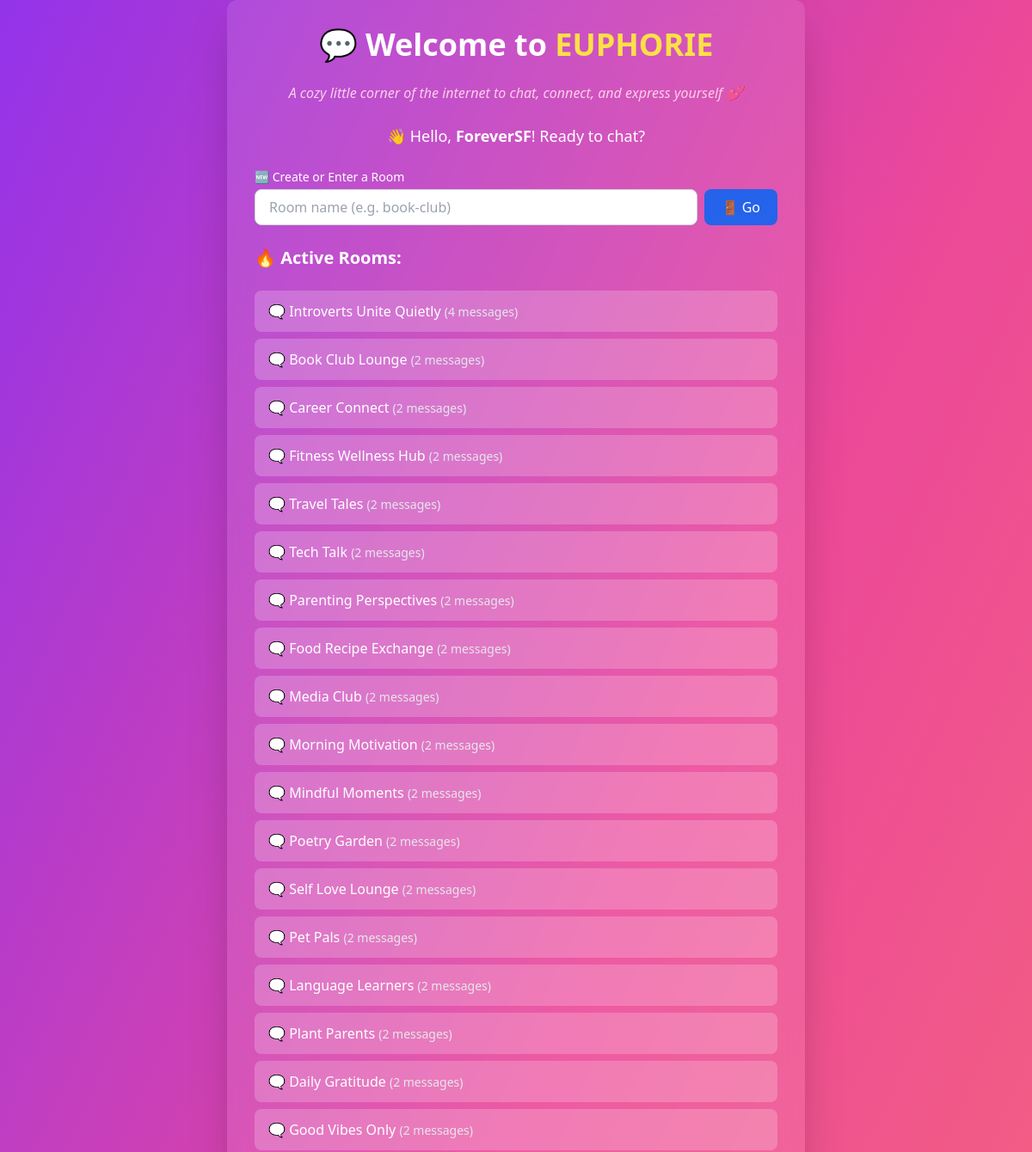
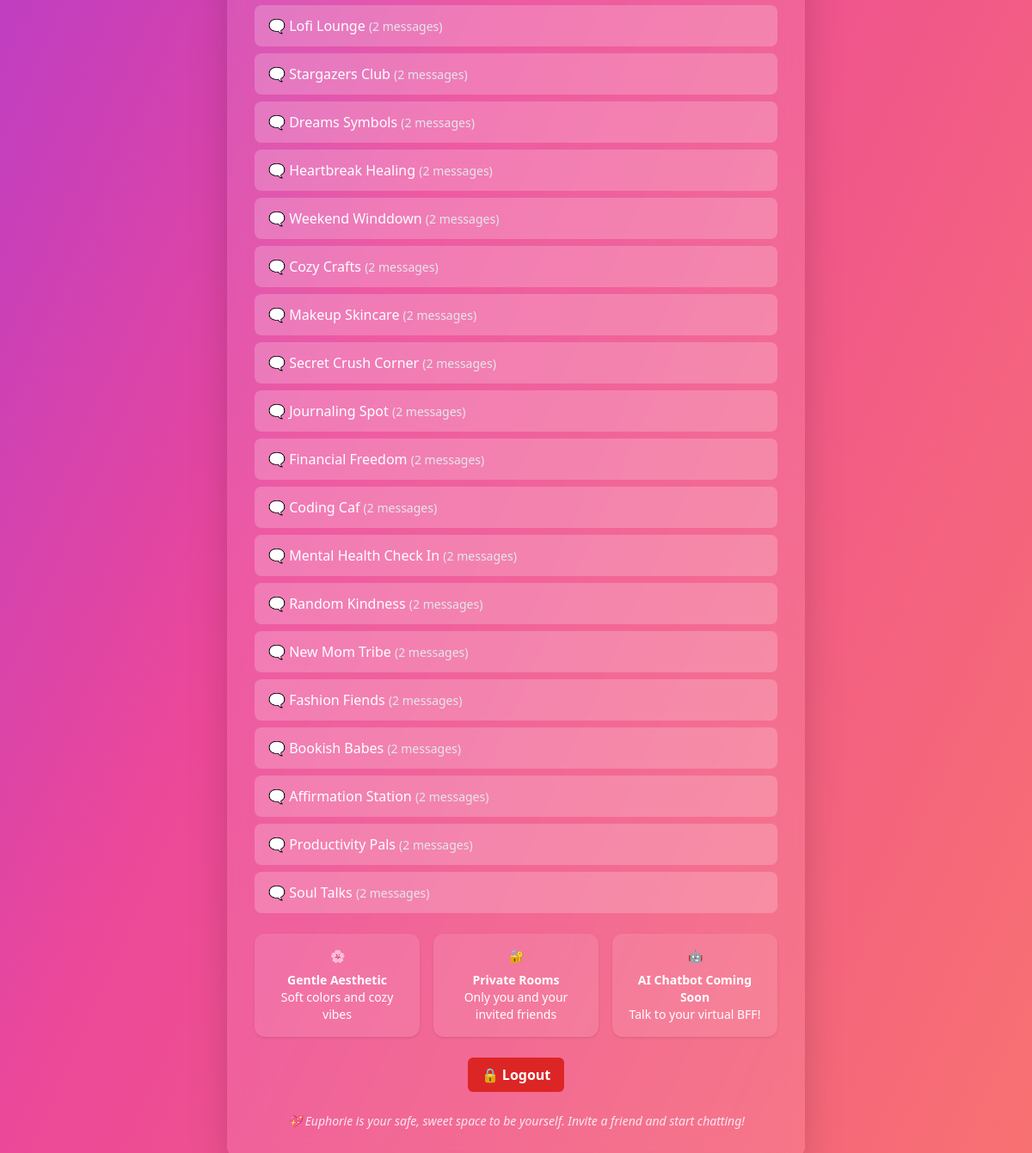
The page / (signed in) on the database its author committed (2 pictures, top to bottom).
### chat/models.py (models this page shows, shortened)
class Room(models.Model):
    name = models.SlugField(unique=True)
    creator = models.ForeignKey(User, on_delete=models.CASCADE)
    created_at = models.DateTimeField(auto_now_add=True)

### chat/views.py (the view)
# urls.py: path('', views.index, name='index'),
def index(request):
    all_rooms = Room.objects.annotate(message_count=Count('messages')).order_by('-message_count')
    limit = 1000 if request.user.is_authenticated else 20
    active_rooms = all_rooms[:limit]
    for room in active_rooms:
        room.display_name = room.name.replace('-', ' ').title()
    return render(request, 'chat/index.html', {
        'active_rooms': active_rooms,
        'user': request.user
    })

### chat/templates/chat/index.html (shortened to what this page needs)
<!DOCTYPE html>
<html lang="en">
{% load static %}
<head>
  <script src="https://cdn.tailwindcss.com"></script>
  <link href="https://cdnjs.cloudflare.com/ajax/libs/flowbite/2.3.0/flowbite.min.css" rel="stylesheet" />
</head>
<body class="bg-gradient-to-br from-purple-600 via-pink-500 to-red-400 min-h-screen flex items-center justify-center text-white">
  <div class="bg-white bg-opacity-10 backdrop-blur-lg p-8 rounded-xl shadow-2xl w-full max-w-2xl text-white space-y-6">
    <h1 class="text-4xl font-extrabold text-center">💬 Welcome to <span class="text-yellow-300">EUPHORIE</span></h1>
    <p class="text-center text-pink-200 italic text-md">
      A cozy little corner of the internet to chat, connect, and express yourself 💕
    </p>
    {% if user.is_authenticated %}
      <h2 class="text-lg text-center">👋 Hello, <span class="font-semibold">{{ user.username }}</span>! Ready to chat?</h2>
      <form id="room-form" onsubmit="event.preventDefault(); enterRoom();" class="mb-4">
        <label for="room-name-input" class="block text-sm font-medium text-white mb-1">🆕 Create or Enter a Room</label>
        <div class="flex gap-2">
          <input id="room-name-input" type="text" placeholder="Room name (e.g. book-club)"
                 required class="flex-1 px-4 py-2 border border-gray-300 text-gray-900 rounded-lg focus:ring-2 focus:ring-blue-500 focus:outline-none" />
          <button type="submit" class="px-5 py-2 bg-blue-600 text-white rounded-lg hover:bg-blue-700 transition">
            🚪 Go
          </button>
        </div>
      </form>
    {% endif %}
    <h3 class="text-xl font-semibold">🔥 Active Rooms:</h3>
    <ul id="room-list" class="space-y-2">
      {% for room in active_rooms %}
        <li>
          {% if user.is_authenticated %}
            <a href="{% url 'room' room.name %}" class="block bg-white bg-opacity-20 hover:bg-opacity-30 px-4 py-3 rounded-lg transition">
              🗨️ <span class="font-medium">{{ room.display_name }}</span>
              <span class="text-sm text-gray-200">({{ room.message_count }} messages)</span>
            </a>
          {% endif %}
        </li>
      {% endfor %}
    </ul>
    <div class="grid gap-4 md:grid-cols-3 mt-8 text-sm text-white text-center">
      <div class="bg-white bg-opacity-10 p-4 rounded-xl shadow">
        🌸 <p class="mt-2 font-semibold">Gentle Aesthetic</p>
        <p>Soft colors and cozy vibes</p>
      </div>
      <div class="bg-white bg-opacity-10 p-4 rounded-xl shadow">
        🔐 <p class="mt-2 font-semibold">Private Rooms</p>
        <p>Only you and your invited friends</p>
      </div>
      <div class="bg-white bg-opacity-10 p-4 rounded-xl shadow">
        🤖 <p class="mt-2 font-semibold">AI Chatbot Coming Soon</p>
        <p>Talk to your virtual BFF!</p>
      </div>
    </div>
    {% if user.is_authenticated %}
      <form method="post" action="{% url 'logout' %}" class="text-center mt-6">
        <button type="submit" class="px-4 py-2 bg-red-600 hover:bg-red-700 rounded-md text-white font-semibold">
          🔒 Logout
        </button>
      </form>
    {% endif %}
    <p class="text-center text-pink-100 italic text-sm mt-4">
      💖 Euphorie is your safe, sweet space to be yourself. Invite a friend and start chatting!
    </p>
  </div>
</body>
</html>

### rows shown on the page
Room: display_name "Introverts Unite Quietly", message_count "4"
Room: display_name "Book Club Lounge", message_count "2"
Room: display_name "Career Connect", message_count "2"
Room: display_name "Fitness Wellness Hub", message_count "2"
Room: display_name "Travel Tales", message_count "2"
Room: display_name "Tech Talk", message_count "2"
Room: display_name "Parenting Perspectives", message_count "2"
Room: display_name "Food Recipe Exchange", message_count "2"
Room: display_name "Media Club", message_count "2"
Room: display_name "Morning Motivation", message_count "2"
Room: display_name "Mindful Moments", message_count "2"
Room: display_name "Poetry Garden", message_count "2"
Room: display_name "Self Love Lounge", message_count "2"
Room: display_name "Pet Pals", message_count "2"
Room: display_name "Language Learners", message_count "2"
Room: display_name "Plant Parents", message_count "2"
Room: display_name "Daily Gratitude", message_count "2"
Room: display_name "Good Vibes Only", message_count "2"
Room: display_name "Lofi Lounge", message_count "2"
Room: display_name "Stargazers Club", message_count "2"
Room: display_name "Dreams Symbols", message_count "2"
Room: display_name "Heartbreak Healing", message_count "2"
Room: display_name "Weekend Winddown", message_count "2"
Room: display_name "Cozy Crafts", message_count "2"
Room: display_name "Makeup Skincare", message_count "2"
Room: display_name "Secret Crush Corner", message_count "2"
Room: display_name "Journaling Spot", message_count "2"
Room: display_name "Financial Freedom", message_count "2"
Room: display_name "Coding Caf", message_count "2"
Room: display_name "Mental Health Check In", message_count "2"
Room: display_name "Random Kindness", message_count "2"
Room: display_name "New Mom Tribe", message_count "2"
Room: display_name "Fashion Fiends", message_count "2"
Room: display_name "Bookish Babes", message_count "2"
Room: display_name "Affirmation Station", message_count "2"
Room: display_name "Productivity Pals", message_count "2"
Room: display_name "Soul Talks", message_count "2"

### other values the page prints
{{ user.username }} "ForeverSF"
